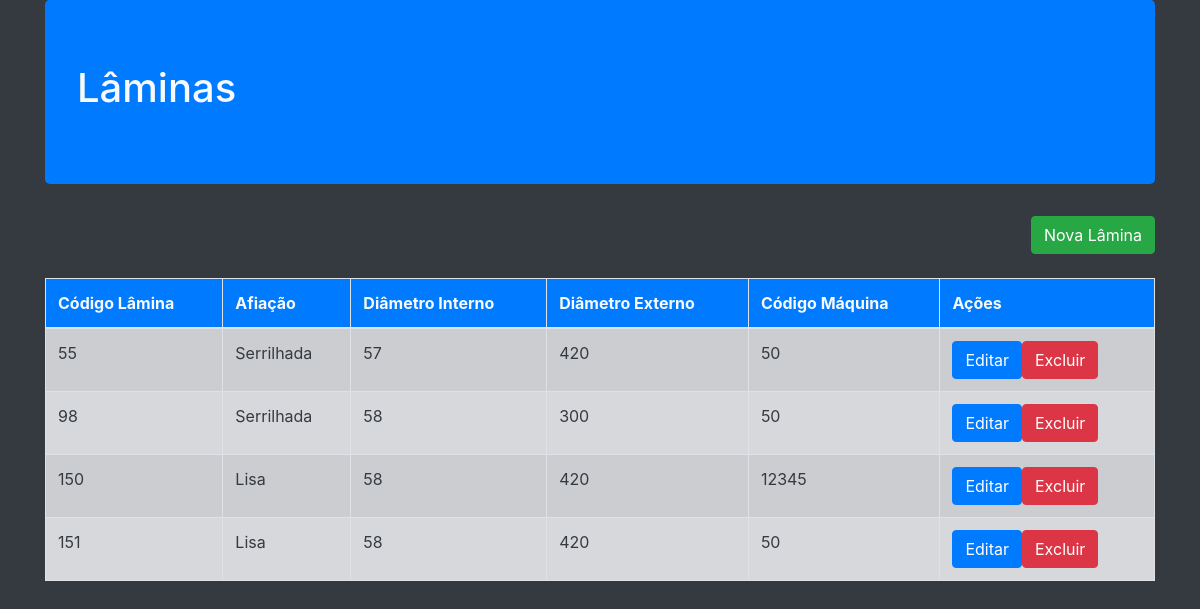
The page /Laminas/ListaLamina.php on the database its author committed.
### tables this page shows
CREATE TABLE `lamina` (
  `cod_lamina` int(11) NOT NULL,
  `afiacao` varchar(50) NOT NULL,
  `diam_externo` varchar(10) NOT NULL,
  `diam_interno` varchar(10) NOT NULL,
  `cod_maq` decimal(10,0) NOT NULL
);

### Vendedor/App/Db/Conexao.class.php (called while the page is built, shortened)
<?php
class Conexao{
private $table;
private $connection;
public function __construct($table=null)
{
    $this->table= $table;
}
private function Conexao(){
    $username='root';
    $password='';
   try{
        $this->connection= new PDO ('mysql:host=localhost;dbname=cadastro_maquinas',$username, $password);
        $this->connection->setAttribute(PDO::ATTR_ERRMODE,PDO::ERRMODE_EXCEPTION);
    }catch(PDOException $e){
        die('ERROR:'.$e->getMessage());
}
}
public function execute($query,$params=[]){
    try{
        $statement = $this->connection->prepare($query);
        $statement->execute($params);
        return $statement;
    }catch(PDOException $e){
        die('ERROR:'.$e->getMessage());
    }
}
public function select($where=null,$order=null,$limit=null,$fields='*'){
    $where= strlen($where)?'WHERE '.$where:'';
    $order= strlen($order)?'ORDER BY '.$order:'';
    $limit= strlen($limit)?'LIMIT '.$limit:'';
    $query='SELECT '.$fields.' FROM '.$this->table.' '.$where.' '.$order.' '.$limit;
    return $this->execute($query);
}
}
?>

### Vendedor/App/Entity/Lamina.class.php (called while the page is built, shortened)
<?php
require_once ('../Vendedor/App/Db/Conexao.class.php');
class Lamina{
public static function getLaminas($where=null,$order=null,$limit=null,$fields='*'){
return (new Conexao('lamina'))->select($where,$order,$limit,$fields)
                                ->fetchAll(PDO::FETCH_CLASS,self::class);
}
}
?>

### Laminas/ListaLamina.php (the view, shortened to what this page needs)
<?php
require ('../Vendedor/App/Entity/Lamina.class.php');
$laminas = Lamina:: getLaminas();
$imprime='';
foreach ($laminas as $lamina){
    $imprime.= '<tr>
    <td>'.$lamina->cod_lamina.'</td>
    <td>'.$lamina->afiacao.'</td>
    <td>'.$lamina->diam_interno.'</td>
    <td>'.$lamina->diam_externo.'</td>
    <td>'.$lamina->cod_maq.'</td>
    <td><a href="EditarLamina.php?lamina='.$lamina->cod_lamina.'" class="btn btn-primary">Editar</a ><a href="DeletarLamina.php?lamina='.$lamina->cod_lamina.'"  class="btn btn-danger">Excluir</a></td>
</tr>';
}
require ('./Header.php')
?>
<a class="btn btn-success mb-4 float-right" href="./CadastraLamina.php">Nova Lâmina</a>
<table class="table  table-striped table-bordered table-hover">
    <thead class="bg-primary">
        <tr>
            <th>Código Lâmina</th>
            <th>Afiação</th>
            <th>Diâmetro Interno</th>
            <th>Diâmetro Externo</th>
            <th>Código Máquina</th>
            <th>Ações</th>
        </tr>
    </thead>
    <tbody class="table-secondary text-dark">
       <?php if ($imprime=='')
       echo $imprime;?>
    </tbody>
</table>
<?php
require ('./Footer.php')
?>

### rows shown on the page
lamina: cod_lamina "55", afiacao "Serrilhada", diam_interno "57", diam_externo "420", cod_maq "50"
lamina: cod_lamina "98", afiacao "Serrilhada", diam_interno "58", diam_externo "300", cod_maq "50"
lamina: cod_lamina "150", afiacao "Lisa", diam_interno "58", diam_externo "420", cod_maq "12345"
lamina: cod_lamina "151", afiacao "Lisa", diam_interno "58", diam_externo "420", cod_maq "50"
